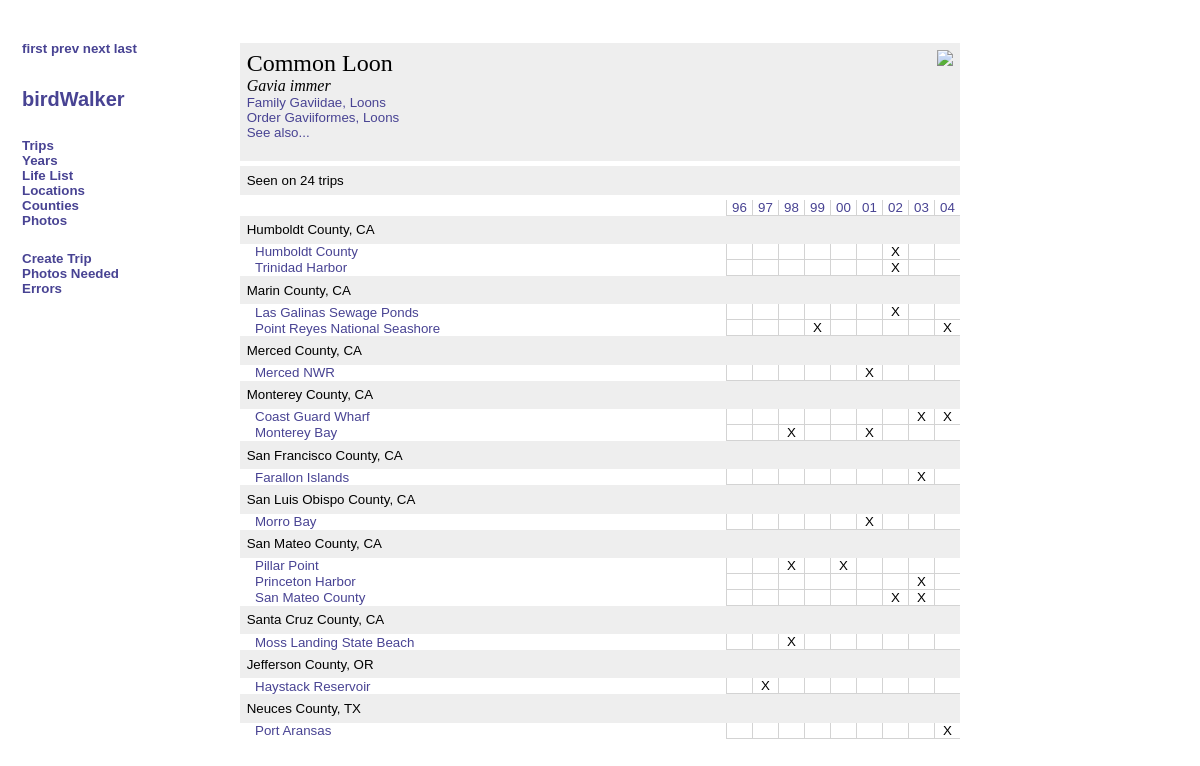
Page /speciesdetail.php?id=1010010400 on the committed database.
### tables this page shows
CREATE TABLE species (
  objectid bigint(20) NOT NULL default '0',
  Abbreviation varchar(16) default NULL,
  LatinName text,
  CommonName text,
  Notes text,
  ReferenceURL text,
  PRIMARY KEY  (objectid),
  KEY AbbreviationIndex (Abbreviation)
) TYPE=MyISAM;

CREATE TABLE taxonomy (
  objectid bigint(20) NOT NULL default '0',
  Abbreviation varchar(16) default NULL,
  LatinName text,
  CommonName text,
  Notes text,
  ReferenceURL text,
  PRIMARY KEY  (objectid),
  KEY objectidIndex (objectid)
) TYPE=MyISAM;

CREATE TABLE location (
  objectid mediumint(9) NOT NULL auto_increment,
  Name varchar(255),
  ReferenceURL text,
  City text,
  County varchar(255),
  State char(2),
  Notes text,
  LatLongSystem text,
  Latitude text,
  Longitude text,
  PRIMARY KEY  (objectid),
  KEY NameIndex (Name),
  KEY CountyIndex (County),
  KEY StateIndex (State)
) TYPE=MyISAM;

### birdwalker.php (the view, shortened to what this page needs)
<?php
function navigationHeader()
{
	echo "
<script type=\"text/javascript\">
function sightinglist(url) {
    var helpWindow = window.open(url, \"helpWindow\", \"width=500,height=300,status=yes,toolbar=yes,resizable=yes,scrollbars=yes,location=yes\");
    helpWindow.focus();
}
</script>
	<div class=\"contentleft\">
      <div style=\"height: 50px\"><a href=\"./index.php\">birdWalker</div>
	  <div class=\"leftsubtitle\"><a href=\"./tripindex.php\">Trips</a></div>
	  <div class=\"leftsubtitle\"><a href=\"./speciesindex.php\">Years</a></div>
	  <div class=\"leftsubtitle\"><a href=\"./chronolifelist.php\">Life List</a></div>
	  <div class=\"leftsubtitle\"><a href=\"./locationindex.php\">Locations</a></div>
	  <div class=\"leftsubtitle\"><a href=\"./countyindex.php\">Counties</a></div>
	  <div class=\"leftsubtitle\"><a href=\"./photoindex.php\">Photos</a></div>";
	if (getEnableEdit())
	{
		echo "<br><div class=\"leftsubtitle\">";
		echo "<a href=\"./tripcreate.php\">Create Trip</a><br>";
		echo "<a href=\"./photosneeded.php\">Photos Needed</a><br>";
		echo "<a href=\"./errorcheck.php\">Errors</a>";
		echo "</div>";
	}
	echo "
    </div>
 ";
}
function navigationButtons($urlPrefix, $current, $first, $prev, $next, $last)
{
    echo "<div class=\"navigationleft\">";
	if ($current == $first)
	{
		echo "first prev";
	}
	else
	{
		echo "<a href=\"" . $urlPrefix . $first . "\">first</a> <a href=\"" . $urlPrefix . $prev . "\">prev</a>";
	}
	if ($current == $last)
	{
		echo " next last";
	}
	else
	{
		echo " <a href=\"" . $urlPrefix . $next . "\">next</a> <a href=\"" . $urlPrefix . $last . "\">last</a>";
	}
	echo "</div>";
}
function getEnableEdit()
{
	return true;
}
function selectDatabase()
{
	$mysql["host"] = "localhost";
	$mysql["user"] = "birdwalker";
	$mysql["pass"] = "birdwalker";
	$mysql["database"] = "birdwalker";
}
function getPhotoFilename($sightingInfo)
{
	return $sightingInfo["TripDate"] . "-" . $sightingInfo["SpeciesAbbreviation"] . ".jpg";
}
function getThumbForSightingInfo($sightingInfo)
{
	$thumbFilename = getPhotoFilename($sightingInfo);
	list($width, $height, $type, $attr) = getimagesize("./images/thumb/" . $thumbFilename);
	return "<a href=\"./photodetail.php?id=" . $sightingInfo["objectid"] . "\"><img width=" . $width . " height=" . $height . " src=\"./images/thumb/" . $thumbFilename . "\" align=right border=0></a>";
}
function performQuery($queryString)
{
	$theQuery = mysql_query($queryString) or die("<p>Error during query: " . $queryString . "</p><p>" . mysql_error() . "</p>");
	return $theQuery;
}
function performCount($queryString)
{
	$theQuery = mysql_query($queryString) or die("count query error " . $queryString);
	$theCount = mysql_fetch_array($theQuery);
	return $theCount[0];
}
function performOneRowQuery($queryString)
{
	$theQuery = mysql_query($queryString) or die("single row query error " . $queryString);
	$theFirstRow = mysql_fetch_array($theQuery);
	return $theFirstRow;
}
function bitToString($aBitVector, $anIndex)
{
	if (($aBitVector >> $anIndex) & 1) { return "X"; } else { return "&nbsp;" ; }
}
function getSpeciesInfo($objectid)
{
	return performOneRowQuery("SELECT * FROM species where objectid=" . $objectid);
}
function insertYearLabels()
{
	for ($year = 1996; $year <= 2004; $year++)
	{
		echo "<td class=yearcell align=center><a href=\"./yeardetail.php?year=" . $year . "\">" . substr($year, 2, 2) . "</a></td>";
	}
}
function formatLocationByYearTable($locationCount, $gridQueryString)
{
	$gridQuery = performQuery($gridQueryString);
	echo "<table cellpadding=0 cellspacing=0 columns=11 class=\"report-content\" width=\"100%\">";
	echo "<tr><td></td>"; insertYearLabels(); echo "</tr>";
	while ($info = mysql_fetch_array($gridQuery))
	{
		$theMask = $info["mask"];
		if ($prevInfo["County"] != $info["County"]) {
			echo "<tr><td class=titleblock colspan=11>" .  $info["County"] . " County, " . $info["State"] . "</td></tr>";
		}
		echo "<tr><td class=firstcell>";
		echo "<a href=\"./locationdetail.php?id=" . $info["locationid"] . "\">" . $info["LocationName"] . "</a>";
		echo "</td>";
		for ($index = 1; $index <= 9; $index++) echo "<td class=bordered align=center>" . bitToString($theMask, $index) . "</td>";
		echo "</tr>";
		$prevInfo = $info;
	}
	echo "</table>";
}
function getOrderInfo($objectid)
{
	return getTaxonomyInfo($objectid, 9);
}
function getFamilyInfo($objectid)
{
	return getTaxonomyInfo($objectid, 7);
}
function getTaxonomyInfo($objectid, $blankDigits)
{
	$shift = pow(10, $blankDigits - 1);
	$taxonomyID = floor($objectid / $shift) * $shift;
	$taxonomyQueryString = "SELECT * FROM taxonomy where objectid=" . $taxonomyID;
	return performOneRowQuery($taxonomyQueryString);
}
function getTripCount($whereClause = "")
{
	if (strlen($whereClause) > 0)
	{
		$tripCountQueryString = "select count(distinct trip.objectid) from trip, sighting where " . $whereClause;
	}
	else
	{
		$tripCountQueryString = "select count(distinct trip.objectid) from trip";
	}
	return performCount($tripCountQueryString);
}
?>

### speciesdetail.php (shortened to what this page needs)
<?php
require("./birdwalker.php");
$speciesID = $_GET['id'];
$speciesInfo = getSpeciesInfo($speciesID);
$orderInfo = getOrderInfo($speciesID);
$familyInfo = getFamilyInfo($speciesID);
$tripWhereClause = "'" . $speciesInfo["Abbreviation"] . "'=sighting.SpeciesAbbreviation and sighting.TripDate=trip.Date";
$speciesTripQuery = performQuery( "select sighting.Notes as sightingNotes, trip.*, date_format(Date, '%M %e, %Y') as niceDate from trip, sighting where " . $tripWhereClause . " order by trip.Date desc");
$speciesTripCount = getTripCount($tripWhereClause);
$locationWhereClause = " '" . $speciesInfo["Abbreviation"] . "'=sighting.SpeciesAbbreviation and sighting.LocationName=location.Name";
$speciesLocationListQuery = performQuery( "select distinct(location.objectid), location.* from location, sighting where " . $locationWhereClause . " order by State, County, Name");
$speciesLocationCount = performCount("select count(distinct location.objectid) from location, sighting where " . $locationWhereClause);
$photoQuery = performQuery("select * from sighting where SpeciesAbbreviation='" . $speciesInfo["Abbreviation"] . "' and Photo='1' order by TripDate desc");
$firstSpecies = performCount("select min(species.objectid) from species, sighting where sighting.SpeciesAbbreviation=species.Abbreviation");
$lastSpecies = performCount("select max(species.objectid) from species, sighting where sighting.SpeciesAbbreviation=species.Abbreviation");
$nextSpecies = performCount("select min(species.objectid) from species, sighting where sighting.SpeciesAbbreviation=species.Abbreviation and species.objectid>" . $speciesID);
$prevSpecies = performCount("select max(species.objectid) from species, sighting where sighting.SpeciesAbbreviation=species.Abbreviation and species.objectid<" . $speciesID);
?>
<html>
<head>
  <link title="Style" href="./stylesheet.css" type="text/css" rel="stylesheet">
</head>
<body>
<?php navigationHeader(); navigationButtons("./speciesdetail.php?id=", $speciesID, $firstSpecies, $prevSpecies, $nextSpecies, $lastSpecies); ?>
  <div class=contentright>
	<div class="titleblock">
<?php if ($photoInfo = mysql_fetch_array($photoQuery)){ echo getThumbForSightingInfo($photoInfo); } ?>
      <div class="pagetitle"><?php echo $speciesInfo["CommonName"] ?></div>
      <div class="pagesubtitle"><?php echo $speciesInfo["LatinName"] ?></div>
      <div class="metadata">
	    <a href="./familydetail.php?family=<?php echo $familyInfo["objectid"] / pow(10, 7) ?>">
          Family <?php echo $familyInfo["LatinName"] ?>, <?php echo $familyInfo["CommonName"] ?>
        </a>
      </div>
      <div class="metadata">
	    <a href="./orderdetail.php?order=<?php echo $orderInfo["objectid"] / pow(10, 9) ?>">
	      Order <?php echo $orderInfo["LatinName"] ?>, <?php echo $orderInfo["CommonName"] ?>
        </a>
<?php if (strlen($speciesInfo["ReferenceURL"]) > 0) {
      echo "<div><a href=\"" . $speciesInfo["ReferenceURL"] . "\">See also...</a></div>";
} ?>
      </div> <br clear=all/>
	</div>
    <div class=titleblock>Seen on <?php echo $speciesTripCount ?> trips</div>
<?php
  if ($speciesTripCount < 5)
  {
	  while($tripInfo = mysql_fetch_array($speciesTripQuery)) {
		  echo "<div class=firstcell><a href=\"./tripdetail.php?id=" . $tripInfo["objectid"] . "\">" . $tripInfo["Name"] . " (" . $tripInfo["niceDate"] .  ")</a></div>";
		  echo "<div class=sighting-notes>" . $tripInfo["sightingNotes"] . "</div>";
	  }
	  echo "<div class=\"titleblock\">Seen in ". $speciesLocationCount . " locations</div>";
	  $prevInfo=null;
	  while($info = mysql_fetch_array($speciesLocationListQuery))
	  {
		  echo "<div class=firstcell><a href=\"./locationdetail.php?id=".$info["objectid"]."\">".$info["Name"]."</a></div>";
		  $prevInfo = $info;
	  }
	  echo "</div>";
  }
  else
  {
	  $gridQueryString="select distinct(LocationName), County, State, location.objectid as locationid, bit_or(1 << (year(TripDate) - 1995)) as mask from sighting, location where sighting.LocationName=location.Name and sighting.SpeciesAbbreviation='" . $speciesInfo["Abbreviation"] . "' group by sighting.LocationName order by location.State, location.County, location.Name;";
	  formatLocationByYearTable($speciesLocationCount, $gridQueryString);
   }
?>
</body>
</html>

### stylesheet.css (style rules this page uses)
.contentleft { font: 15pt Arial; font-weight: bold; left: 1%; width: 14%; top: 1%; padding-top: 80px; padding-left: 10px; position: absolute; text-decoration: none }
.navigationleft { font: 10pt Arial; font-weight: bold; left: 1%; width: 14%; top: 1%; padding-top: 33px; padding-left: 10px; position: absolute; text-decoration: none }
.contentright { font: 10pt Arial; left: 20%; width: 60%; top: 1%; padding-top: 30px; padding-bottom: 30px; position: absolute }
.leftsubtitle { font: 10pt Arial; font-weight: bold; text-decoration: none }
.contentleft a { text-decoration: none }
.leftsubtitle a { text-decoration: none }
.pagetitle { font: 18pt Times, Serif }
.pagesubtitle { font: 12pt Times, Serif; font-style: italic }
.metadata { font: 10pt Arial, Serif }
.titleblock { margin-top: 5px; margin-bottom: 5px; padding: 5pt; background-color: #EEEEEE }
.report-content { font: 10pt Arial, Serif }
.firstcell { padding-left: 15px }
.bordered { border-left: solid 1px lightgray; border-bottom: solid 1px lightgray; width: 25px }
.yearcell { width: 20px; border-left: solid 1px lightgray; border-bottom: solid 1px lightgray; color: lightgray }
a { color:#484393; text-decoration:none; }

### rows in the picture
species: CommonName "Common Loon", LatinName "Gavia immer"
taxonomy: LatinName "Gaviidae", CommonName "Loons"
taxonomy: LatinName "Gaviiformes", CommonName "Loons"
location: County "Humboldt", State "CA", LocationName "Humboldt County", index "X"
location: LocationName "Trinidad Harbor", index "X"
location: County "Marin", State "CA", LocationName "Las Galinas Sewage Ponds", index "X"
location: LocationName "Point Reyes National Seashore", index "X"
location: County "Merced", State "CA", LocationName "Merced NWR", index "X"
location: County "Monterey", State "CA", LocationName "Coast Guard Wharf", index "X"
location: LocationName "Monterey Bay", index "X"
location: County "San Francisco", State "CA", LocationName "Farallon Islands", index "X"
location: County "San Luis Obispo", State "CA", LocationName "Morro Bay", index "X"
location: County "San Mateo", State "CA", LocationName "Pillar Point", index "X"
location: LocationName "Princeton Harbor", index "X"
location: LocationName "San Mateo County", index "X"
location: County "Santa Cruz", State "CA", LocationName "Moss Landing State Beach", index "X"
location: County "Jefferson", State "OR", LocationName "Haystack Reservoir", index "X"
location: County "Neuces", State "TX", LocationName "Port Aransas", index "X"

### other values in the picture
$speciesTripCount "24"
substr($year, 2, 2) "96"
substr($year, 2, 2) "97"
substr($year, 2, 2) "98"
substr($year, 2, 2) "99"
substr($year, 2, 2) "00"
substr($year, 2, 2) "01"
substr($year, 2, 2) "02"
substr($year, 2, 2) "03"
substr($year, 2, 2) "04"
